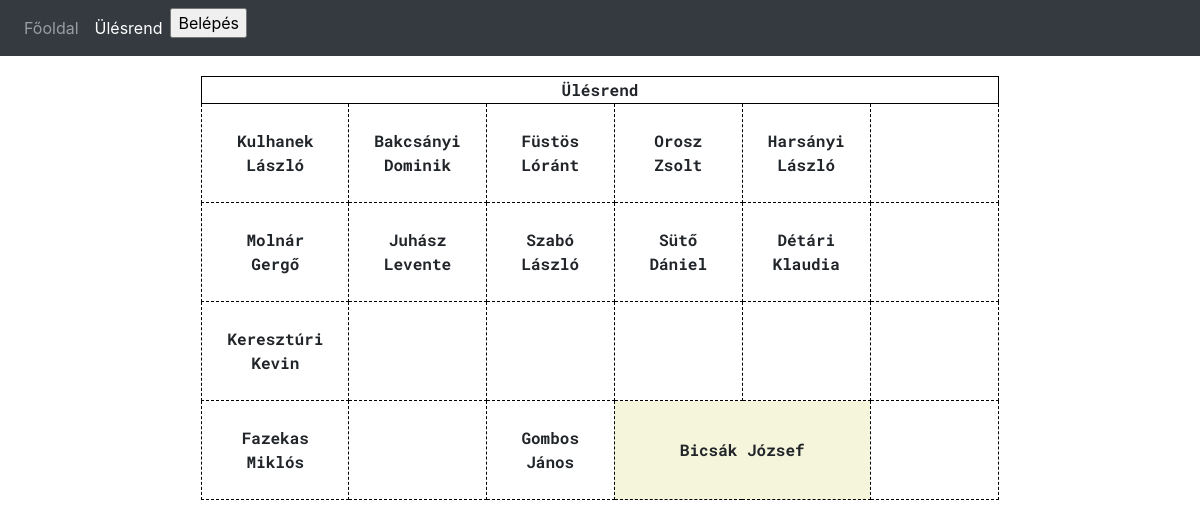
The page /ulesrend.php on the database its author committed.
### functions.inc.php (called while the page is built)
<?php
function getStudents($conn){
		$sql = "SELECT * FROM `5/13ice`";
		$result = $conn->query($sql);
		return $result;
}
?>

### ulesrend.php (the view, shortened to what this page needs)
<?php
	require 'menu.inc.php';
	require 'functions.inc.php';
	$tanar=22;
?>
<!DOCTYPE html>
<html lang="hu">
<head>
</head>
<body>
	<table>
		<tr>
			<th colspan="6">Ülésrend
			</th>
		</tr>
		<?php
				$result=getStudents($conn);
				if ($result->num_rows > 0) {
					$sor=0;
					while($row = $result->fetch_assoc()) {
						if($row["sor"] != $sor){
							if($sor != 0){
								echo '</tr>';
							}
							echo '<tr>';
							$sor = $row["sor"];
						}
						if(!$row["nev"]) echo "<td>";
						else{
							$plusz='';
							if($row["id"] == $tanar) $plusz.=  ' id="tanar" colspan="2"';
							echo "<td".$plusz." >";
						}
							echo $row["nev"];
						echo "</td>";
					}
				} else {
					echo "0 results";
				}
			?>
	</table>
</body>
</html>

### menu.inc.php (shortened to what this page needs)
<?php
if(!empty($_SESSION["isLoggedin"])){
    $StringForLink = "Kilépés";
}
else{
    $StringForLink = "Belépés";
}
$curPageName = substr($_SERVER["SCRIPT_NAME"],strrpos($_SERVER["SCRIPT_NAME"],"/")+1);
$activeNumber = 0;
if($curPageName=="index.php"){
    $activeNumber=0;
}elseif($curPageName=="ulesrend.php"){
    $activeNumber=1;
}elseif($curPageName=="chPass.php"){
    $activeNumber = 2;
}
?>
<!DOCTYPE html>
<html lang="en">
<head>
    <link rel="stylesheet" href="https://maxcdn.bootstrapcdn.com/bootstrap/4.5.2/css/bootstrap.min.css">
      <link rel="stylesheet" href="style.css">
</head>
<body>
<nav class="navbar navbar-expand-sm bg-dark navbar-dark">
    <div class="collapse navbar-collapse" id="collapsibleNavbar">
    <ul class="navbar-nav">
    <?php
        if($activeNumber==0){
            echo'<li class="nav-item">
            <a class="nav-link active" href="index.php">Főoldal</a>
            </li>
            <li class="nav-item">
            <a class="nav-link" href="ulesrend.php">Ülésrend</a>
            </li>';
            if(!empty($_SESSION["id"])){
                echo '<li class="nav-item"><a class="nav-link" href="chPass.php">Beállítások</a></li>';
                echo'<li><form method="post" action="menu.inc.php"><input type="submit" name="logout" value="'.$StringForLink.'"/></form>';
            }else{
                echo'<a href="belepes.php"><input type="submit" value="Belépés"/></a>';
            }
            echo '</li>';
        }elseif($activeNumber==1){
            echo'<li class="nav-item">
            <a class="nav-link" href="index.php">Főoldal</a>
            </li>
            <li class="nav-item">
            <a class="nav-link active" href="ulesrend.php">Ülésrend</a>
            </li>';
            if(!empty($_SESSION["id"])){
                echo '<li class="nav-item"><a class="nav-link" href="chPass.php">Beállítások</a></li>';
                echo'<li><form method="post" action="menu.inc.php"><input type="submit"  name="logout" value="'.$StringForLink.'"/></form>';
            }else{
                echo'<a href="belepes.php"><input type="submit" value="Belépés"/></a>';
            }
        }
    ?>
    </ul>
    </div>
</nav>
</body>
</html>

### style.css (style rules this page uses)
table { margin-left: auto; margin-right: auto; text-align: center; font-family: "Roboto Mono", monospace; font-weight: bold; margin-top: 20px; }
td { border: 1px dashed black; padding: 25px; width: 128px; height: 32px; }
th { border: 1px solid black; }
#tanar { background-color: beige; }
input { margin-right: 10px; }

### rows shown on the page
5/13ice: nev "Kulhanek László"
5/13ice: nev "Bakcsányi Dominik"
5/13ice: nev "Füstös Lóránt"
5/13ice: nev "Orosz Zsolt"
5/13ice: nev "Harsányi László"
5/13ice: nev "Molnár Gergő"
5/13ice: nev "Juhász Levente"
5/13ice: nev "Szabó László"
5/13ice: nev "Sütő Dániel"
5/13ice: nev "Détári Klaudia"
5/13ice: nev "Keresztúri Kevin"
5/13ice: nev "Fazekas Miklós"
5/13ice: nev "Gombos János"
5/13ice: nev "Bicsák József"
